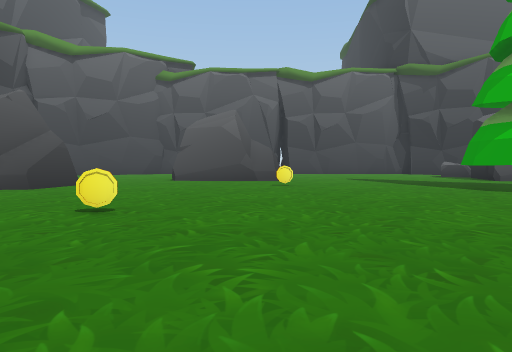
view 1 (above)

21 first-person views from a walk through a scene from a Unity 3-D project. The camera is 1.2 m above the floor, tilts 2° down and sees 70° across. The floor is counted in squares, 2 m on a side. Each view is taken from the middle of a square. On the plan, view 1 faces up. The plan holds only what a view shows up to about 10 squares ahead; the rest is blank. The place goes on beyond the plan. The player is left out.

view 2
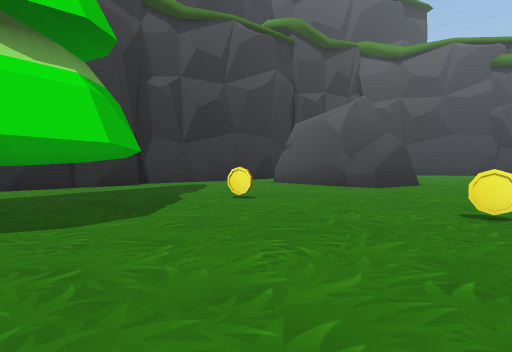

view 3
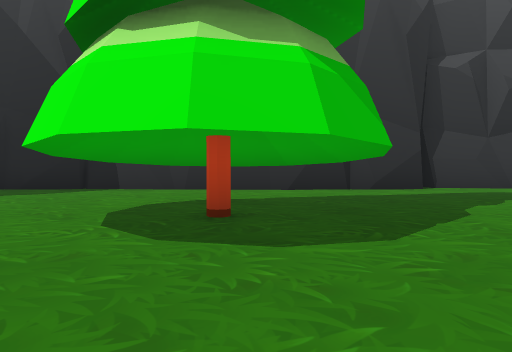

view 4
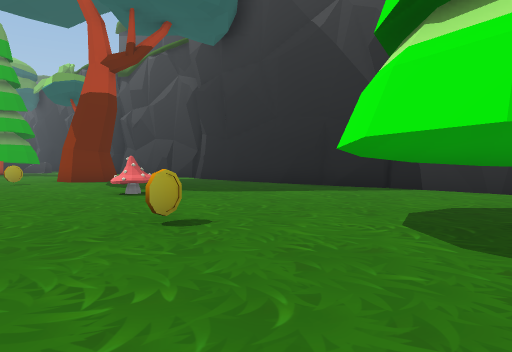

view 5
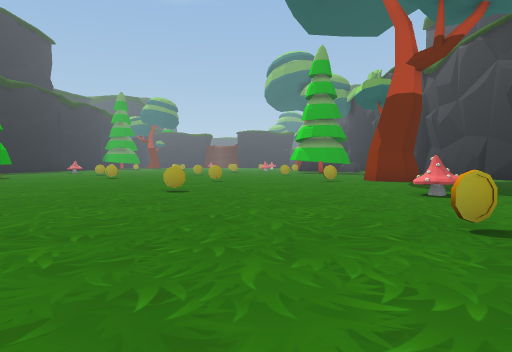

view 6
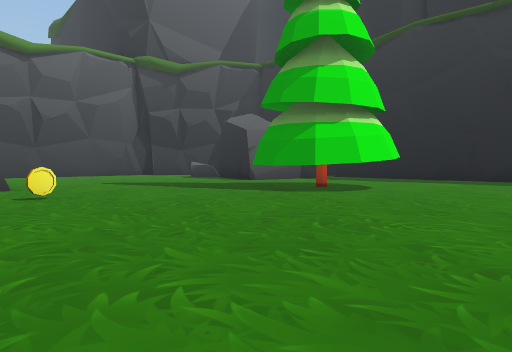

view 7
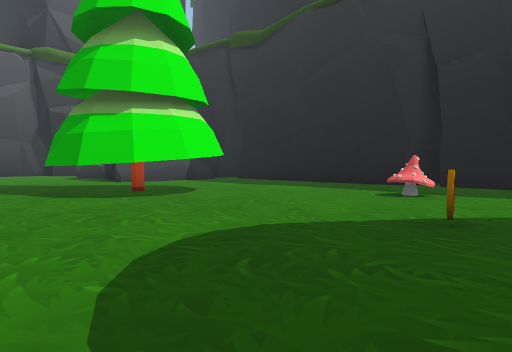

view 8
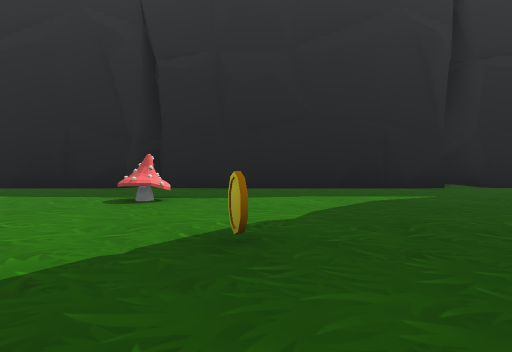

view 9
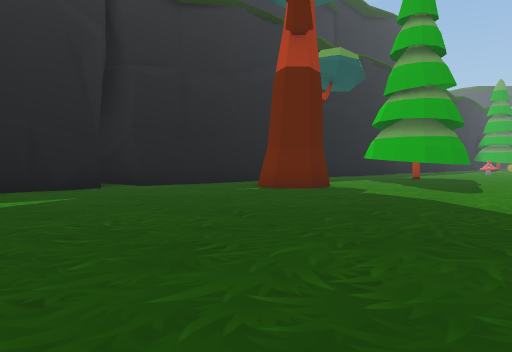

view 10
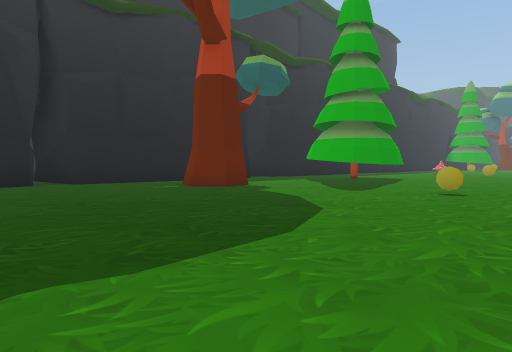

view 11
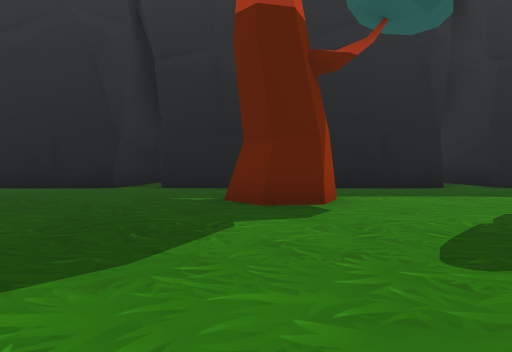

view 12
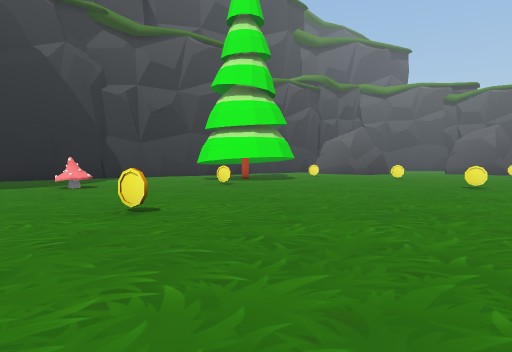

view 13
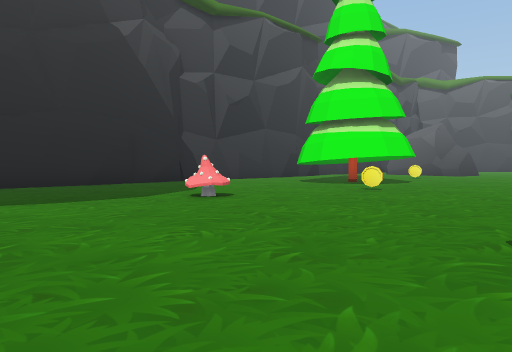

view 14
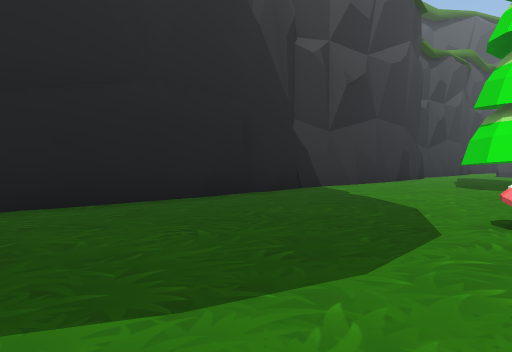

view 15
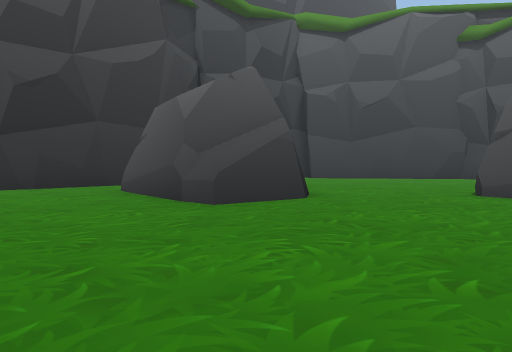

view 16
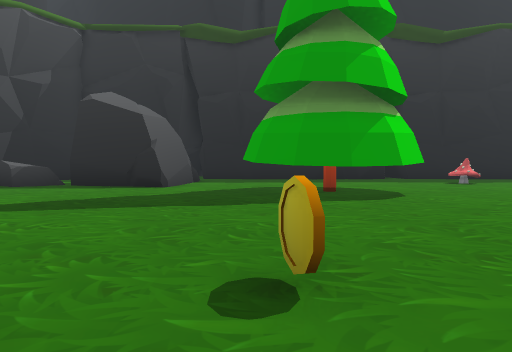

view 17
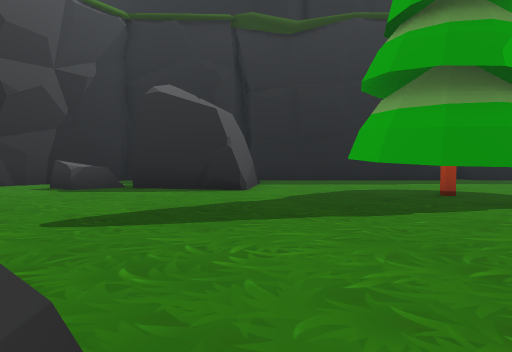

view 18
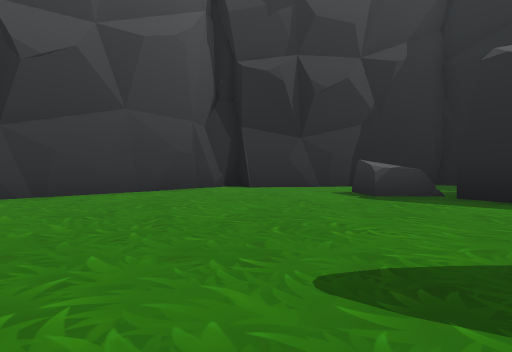

view 19
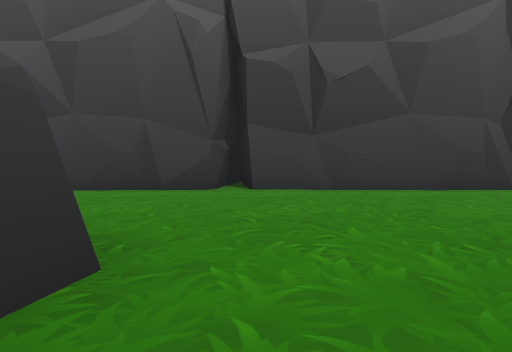

view 20
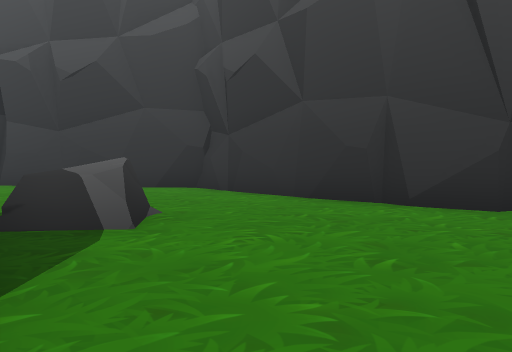

view 21
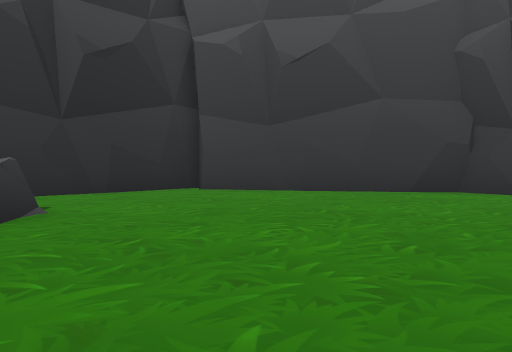

### Floor plan
Key: @ floor where view 1 was taken; # wall or solid block; x gap in a wall; . floor; = window, fence, low wall or low ledge; ^ raised ledge; O other object.
Columns run from 11 left of view 1 to 14 right of it. Each row starts with its distance up from view 1.
 21      ##    #####  ###
 20     ##..####.....##.#
 19   ###...............###
 18  ##...................#
 17 ##.......^...........  ##
 16 #........^.........=^...#
 15 #........   ........x.
 14 #........   #.......#
 13 # .^=....#  #.......#
 12      ..... .........##
 11       .... ...........
 10 #     #.....O....##O..
  9 #..####.........O#.O..
  8 #...............O OO.. .#
  7 #................O#O....#
  6 #.......................#
  5 #.......................#
  4 #....O...O...........O..#
  3 #.......................#
  2 #...O#O...........O.....#
  1 #..O#O.......O..........#
  0 #..O#.O....@............#
 -1 #...##O.................#
 -2 #......O................##
 -3 #........................#
 -4 #.......................##
 -5 #.......................#
 -6 #....OO..............#. #
 -7 #..........O.........#  #
 -8 #..............O........#
 -9 #.......................#
-10    .........   .... ....#

Positions as (right, up) in squares from view 1, and headings:
1: (0, 0), facing up
2: (-1, 0), facing up-left
3: (-2, 1), facing left
4: (-2, 1), facing down-left
5: (-2, 1), facing down
6: (-1, 3), facing up-right
7: (3, 1), facing up-right
8: (4, 2), facing right
9: (4, 1), facing down-right
10: (2, 0), facing down-right
11: (4, -6), facing right
12: (4, -9), facing up-left
13: (0, -10), facing up-left
14: (-5, -10), facing up-left
15: (-1, 5), facing up-left
16: (-1, 10), facing right
17: (0, 12), facing right
18: (2, 13), facing up-right
19: (2, 12), facing up
20: (2, 15), facing up-left
21: (-3, 12), facing up-left
